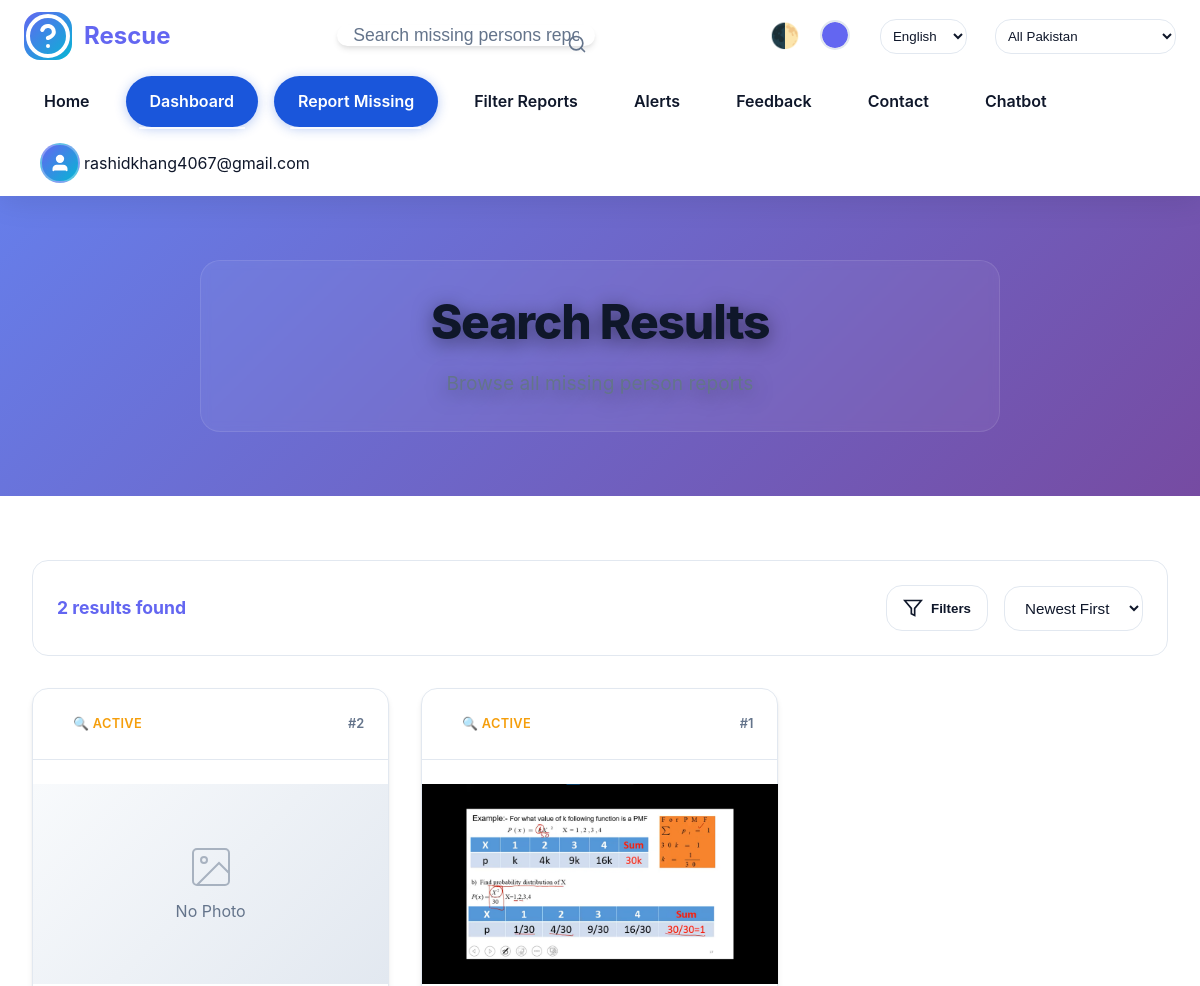
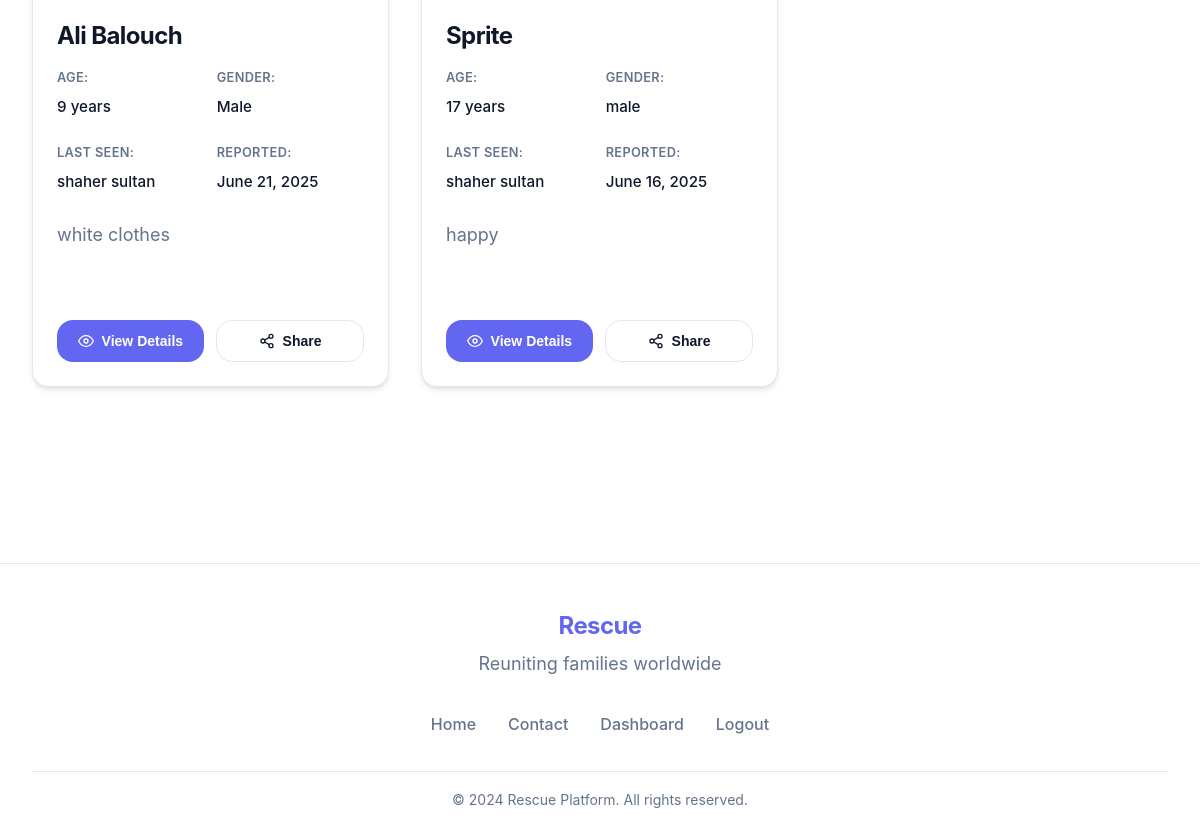
Page /search (signed in) on the committed database (2 pictures, top to bottom).
### app/models.py (models this page shows, shortened)
class User(db.Model, UserMixin):
    __tablename__ = "user"
    id = db.Column(db.Integer, primary_key=True)
    username = db.Column(db.String(80), unique=True, nullable=False, index=True)
    email = db.Column(db.String(120), unique=True, nullable=False)
    password = db.Column(db.String(120), nullable=False)
    avatar_url = db.Column(db.String(200))
    is_admin = db.Column(db.Boolean, default=False)
    created_at = db.Column(db.DateTime, default=datetime.utcnow)
    last_seen = db.Column(db.DateTime, default=datetime.utcnow)
    twitter = db.Column(db.String(50))
    facebook = db.Column(db.String(50))
    linkedin = db.Column(db.String(50))
    email_notifications = db.Column(db.Boolean, default=True)
    push_notifications = db.Column(db.Boolean, default=True)

class Report(db.Model):
    __tablename__ = "report"
    id = db.Column(db.Integer, primary_key=True)
    name = db.Column(db.String(100), nullable=False, index=True)
    age = db.Column(db.Integer, nullable=False)
    gender = db.Column(db.String(20), nullable=False)
    area = db.Column(db.String(200), nullable=False, index=True)
    last_seen_date = db.Column(db.Date, nullable=True)
    last_seen_time = db.Column(db.Time, nullable=True)
    description = db.Column(db.Text, nullable=False)
    image = db.Column(db.String(100), nullable=True)
    user_id = db.Column(db.Integer, db.ForeignKey("user.id"), nullable=False)
    user = db.relationship("User", backref="reports")
    created_at = db.Column(db.DateTime, default=datetime.utcnow)
    updated_at = db.Column(db.DateTime, default=datetime.utcnow, onupdate=datetime.utcnow)
    status = db.Column(db.String(20), default="active")  # active, resolved, pending, urgent

### app/routes/main.py (the view, shortened to what this page needs)
@main_bp.route("/search")
@login_required
def search():
    from ..models import Report
    try:
        query = request.args.get('q', '').strip()
        page = request.args.get('page', 1, type=int)
        per_page = 12
        suggestions_only = request.args.get('suggestions') == 'true'
        current_app.logger.info(f"Search initiated for query: '{query}', suggestions_only: {suggestions_only}")
        if not query:
            current_app.logger.info("Empty search query received")
            if suggestions_only:
                return jsonify([])
            else:
                if current_user.is_admin:
                    all_reports = Report.query.order_by(Report.created_at.desc()).paginate(
                        page=page, per_page=per_page, error_out=False
                    )
                else:
                    all_reports = Report.query.filter_by(user_id=current_user.id).order_by(Report.created_at.desc()).paginate(
                        page=page, per_page=per_page, error_out=False
                    )
                results = [{
                    'id': report.id,
                    'name': report.name,
                    'area': report.area,
                    'description': report.description[:150] + '...' if len(report.description) > 150 else report.description,
                    'image': url_for('static', filename=f'uploads/{report.image}') if report.image else None,
                    'created_at': report.created_at.strftime('%B %d, %Y') if report.created_at else 'Recent',
                    'age': report.age,
                    'gender': report.gender
                } for report in all_reports.items]
                return render_template('search_results.html',
                                     results=results,
                                     query='',
                                     total_results=all_reports.total,
                                     pagination=all_reports)
    except Exception as e:
        logger.error(f"Search failed for query '{query}': {str(e)}")
        return jsonify({'error': 'Search failed', 'details': str(e)}), 500

### templates/search_results.html (shortened to what this page needs)
{% extends "base.html" %}
{% block head_extra %}
<link href="https://unpkg.com/aos@2.3.1/dist/aos.css" rel="stylesheet">
{% endblock %}
{% block content %}
<section class="search-results-hero">
    <div class="hero-content">
        <h1 data-aos="fade-up">Search Results</h1>
        <p data-aos="fade-up" data-aos-delay="200">
        </p>
    </div>
</section>
<section class="search-results-content">
    <div class="content-container">
        <div class="search-stats" data-aos="fade-up">
            <div class="stats-info">
                <span class="results-count">{{ total_results }} results found</span>
            </div>
            <div class="search-actions">
                <button class="filter-toggle-btn" onclick="toggleFilters()">
                    <svg width="20" height="20" viewBox="0 0 24 24" fill="none" stroke="currentColor" stroke-width="2">
                        <polygon points="22 3 2 3 10 12.46 10 19 14 21 14 12.46 22 3"></polygon>
                    </svg>
                    Filters
                </button>
                <select class="sort-select" onchange="handleSort(this.value)">
                    <option value="newest">Newest First</option>
                </select>
            </div>
        </div>
        <div class="results-grid" data-aos="fade-up" data-aos-delay="300">
            {% if results %}
                {% for report in results %}
                <div class="result-card" data-aos="zoom-in" data-aos-delay="{{ loop.index0 * 50 }}">
                    <div class="card-header">
                        <div class="status-badge active">🔍 Active</div>
                        <div class="report-id">#{{ report.id }}</div>
                    </div>
                    {% if report.image %}
                    <div class="card-image">
                    </div>
                    {% else %}
                    <div class="card-image-placeholder">
                        <svg width="48" height="48" viewBox="0 0 24 24" fill="none" stroke="currentColor" stroke-width="1">
                            <rect x="3" y="3" width="18" height="18" rx="2" ry="2"></rect>
                            <circle cx="8.5" cy="8.5" r="1.5"></circle>
                            <polyline points="21 15 16 10 5 21"></polyline>
                        </svg>
                        <span>No Photo</span>
                    </div>
                    {% endif %}
                    <div class="card-content">
                        <h3 class="person-name">{{ report.name }}</h3>
                        <div class="person-details">
                            <div class="detail-item">
                                <span class="detail-label">Age:</span>
                                <span class="detail-value">{{ report.age }} years</span>
                            </div>
                            <div class="detail-item">
                                <span class="detail-label">Gender:</span>
                                <span class="detail-value">{{ report.gender }}</span>
                            </div>
                            <div class="detail-item">
                                <span class="detail-label">Last Seen:</span>
                                <span class="detail-value">{{ report.area }}</span>
                            </div>
                            <div class="detail-item">
                                <span class="detail-label">Reported:</span>
                                <span class="detail-value">{{ report.created_at }}</span>
                            </div>
                        </div>
                        <div class="description">
                            <p>{{ report.description }}</p>
                        </div>
                    </div>
                    <div class="card-actions">
                        <button class="action-btn primary" onclick="viewReport({{ report.id }})">
                            <svg width="16" height="16" viewBox="0 0 24 24" fill="none" stroke="currentColor" stroke-width="2">
                                <path d="M1 12s4-8 11-8 11 8 11 8-4 8-11 8-11-8-11-8z"></path>
                                <circle cx="12" cy="12" r="3"></circle>
                            </svg>
                            View Details
                        </button>
                        <button class="action-btn secondary" onclick="shareReport({{ report.id }})">
                            Share
                        </button>
                    </div>
                </div>
                {% endfor %}
            {% endif %}
        </div>
    </div>
</section>
{% endblock %}

### templates/base.html (shortened to what this page needs)
<!DOCTYPE html>
<html lang="en">
<head>
    {% block head_extra %}{% endblock %}
    <link rel="stylesheet" href="{{ url_for('static', filename='css/style.css') }}">
    <link rel="stylesheet" href="{{ url_for('static', filename='css/animations.css') }}">
    <link rel="stylesheet" href="{{ url_for('static', filename='css/premium-sections.css') }}">
    <link rel="stylesheet" href="{{ url_for('static', filename='css/premium-sections.css') }}">
</head>
<body>
    <header class="modern-header">
        <div class="header-container">
            <div class="logo">
                <a href="{{ url_for('main.index') }}" class="logo-link" data-translate="app_name">
                    <span class="logo-text">Rescue</span>
                </a>
            </div>
            {% if current_user.is_authenticated %}
            <div class="search-container">
                <form action="{{ url_for('main.search') }}" method="GET" class="search-form">
                    <input type="text" name="q" placeholder="Search missing persons reports..." class="search-input">
                    <button type="submit" class="search-button">
                    <svg xmlns="http://www.w3.org/2000/svg" width="20" height="20" viewBox="0 0 24 24" fill="none" stroke="currentColor" stroke-width="2" stroke-linecap="round" stroke-linejoin="round">
                        <circle cx="11" cy="11" r="8"></circle>
                        <line x1="21" y1="21" x2="16.65" y2="16.65"></line>
                    </svg>
                </button>
            </div>
            {% endif %}
            <div class="theme-controls">
                <button type="button" id="theme-toggle" aria-label="Toggle dark mode">
                    <span class="theme-icon">🌓</span>
                </button>
                <div class="color-picker">
                    <input type="color" id="primary-color" value="#2563eb">
                </div>
                <div class="language-selector">
                    <select id="language-select">
                        <option value="en">English</option>
                    </select>
                </div>
                <div class="province-selector">
                    <select id="province-select">
                        <option value="all">All Pakistan</option>
                    </select>
                </div>
            </div>
            <nav class="desktop-nav">
                <a href="{{ url_for('main.index') }}">Home</a>
                {% if current_user.is_authenticated %}
                    <a href="{{ url_for('main.dashboard') }}">Dashboard</a>
                    <a href="{{ url_for('main.report') }}">Report Missing</a>
                    <a href="{{ url_for('utils.filter') }}">Filter Reports</a>
                    <a href="{{ url_for('utils.alert') }}">Alerts</a>
                    <a href="{{ url_for('utils.feedback') }}">Feedback</a>
                    <a href="{{ url_for('main.contact') }}">Contact</a>
                    <a href="{{ url_for('main.chatbot') }}">Chatbot</a>
                {% else %}
                    <a href="{{ url_for('auth.login') }}">Login</a>
                    <a href="{{ url_for('auth.register') }}">Register</a>
                    <a href="{{ url_for('main.contact') }}">Contact</a>
                    <a href="{{ url_for('main.chatbot') }}">Chatbot</a>
                {% endif %}
            </nav>
            <div class="user-profile">
                {% if current_user.is_authenticated %}
                <div class="avatar-container">
                    {% if current_user.avatar_url %}
                    <img src="{{ current_user.avatar_url }}" alt="User Avatar" class="user-avatar">
                    {% else %}
                    <div class="user-avatar default">
                        <svg xmlns="http://www.w3.org/2000/svg" viewBox="0 0 24 24" fill="none" stroke="currentColor" stroke-width="2" stroke-linecap="round" stroke-linejoin="round">
                            <path d="M20 21v-2a4 4 0 0 0-4-4H8a4 4 0 0 0-4 4v2"></path>
                            <circle cx="12" cy="7" r="4"></circle>
                        </svg>
                    </div>
                    {% endif %}
                    <span class="username">{{ current_user.username }}</span>
                </div>
                {% else %}
                <a href="{{ url_for('auth.login') }}" class="login-button">Login</a>
                {% endif %}
            </div>
        </div>
    </header>
    {% block content %}
    {% endblock %}
    {% block footer %}
    <footer class="simple-footer">
        <div class="simple-footer-container">
            <div class="footer-brand-simple">
                <h3>Rescue</h3>
                <p>Reuniting families worldwide</p>
            </div>
            <div class="footer-links-simple">
                <a href="{{ url_for('main.index') }}">Home</a>
                <a href="{{ url_for('main.contact') }}">Contact</a>
                {% if current_user.is_authenticated %}
                    <a href="{{ url_for('main.dashboard') }}">Dashboard</a>
                    <a href="{{ url_for('auth.logout') }}">Logout</a>
                {% else %}
                    <a href="{{ url_for('auth.login') }}">Login</a>
                    <a href="{{ url_for('auth.register') }}">Register</a>
                {% endif %}
            </div>
            <div class="footer-bottom-simple">
                <p>&copy; 2024 Rescue Platform. All rights reserved.</p>
            </div>
        </div>
    </footer>
    {% endblock %}
</body>
</html>

### rows in the picture
User: username "rashidkhang4067@gmail.com"
Report: id "2", shows "No Photo", name "Ali Balouch", age "9", gender "Male", area "shaher sultan", created_at "June 21, 2025", description "white clothes"
Report: id "1", name "Sprite", age "17", gender "male", area "shaher sultan", created_at "June 16, 2025", description "happy"

### other values in the picture
{{ total_results }} "2"
